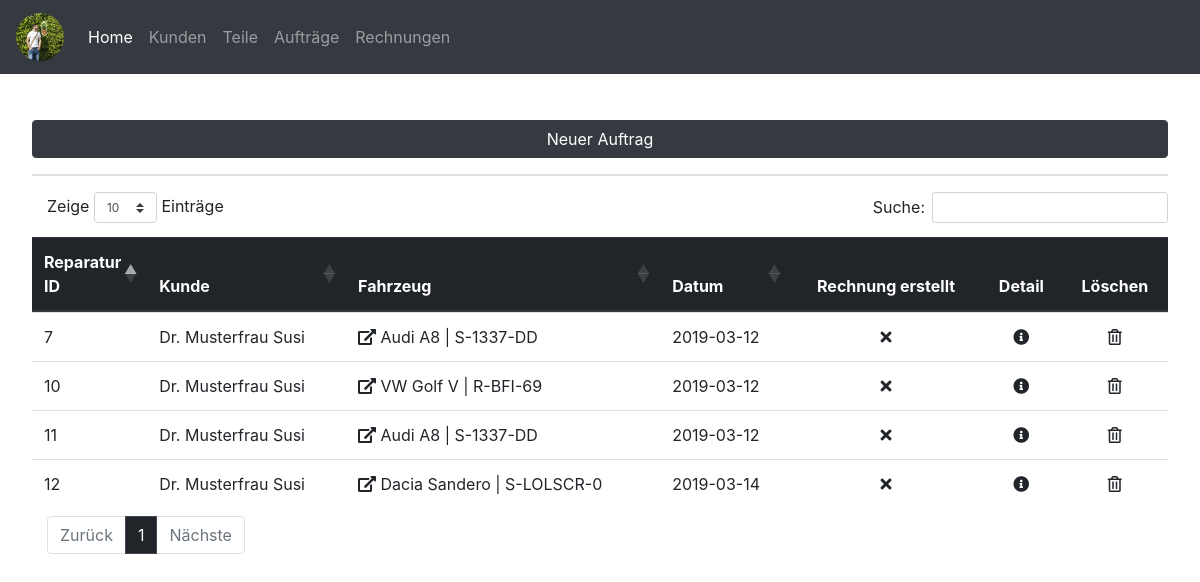
The page /contract_list.php on the database its author committed.
### tables this page shows
CREATE TABLE `reparatur` (
  `repid` int(11) NOT NULL,
  `fzid` int(11) NOT NULL,
  `datum` date NOT NULL,
  `rechnungerstellt` tinyint(1) NOT NULL
);

CREATE TABLE `kunde` (
  `kundennummer` int(10) NOT NULL,
  `anrede` varchar(15) NOT NULL,
  `titel` varchar(10) NOT NULL,
  `vorname` varchar(20) NOT NULL,
  `nachname` varchar(20) NOT NULL,
  `gebdat` date NOT NULL,
  `strasse` varchar(50) NOT NULL,
  `plz` int(10) NOT NULL,
  `ort` varchar(50) NOT NULL,
  `telefon` varchar(20) NOT NULL,
  `email` varchar(50) NOT NULL,
  `newsletter` tinyint(1) NOT NULL,
  `kommentar` text NOT NULL,
  `kundeseit` date NOT NULL
);

CREATE TABLE `fahrzeug` (
  `fzid` int(11) NOT NULL,
  `kundeid` int(11) NOT NULL,
  `marke` varchar(20) NOT NULL,
  `type` varchar(20) NOT NULL,
  `kennzeichen` varchar(10) NOT NULL,
  `fahrgestellnummer` varchar(30) NOT NULL,
  `nationalcode` varchar(20) NOT NULL,
  `motorkennzeichen` varchar(4) NOT NULL,
  `getriebekennzeichen` varchar(20) NOT NULL,
  `farbe` varchar(20) NOT NULL,
  `treibstoff` varchar(20) NOT NULL,
  `leistung` int(3) NOT NULL,
  `hubraum` int(5) NOT NULL,
  `erstzulassung` date NOT NULL
);

### contract_list.php (the view, shortened to what this page needs)
<?php include_once('connection.php') ?>
<?php include('header.php') ?>
<?php
$sql ="SELECT * FROM `reparatur`";
$result = $pdo->query($sql);
echo" <button type='button' class='btn btn-dark btn-new-car mb-3 mb-lg-0' data-toggle='modal' data-target='#contractnewmodal'>Neuer Auftrag</button><br /><hr />";
echo "<table id='contracttable' class='display table table-hover'>";
echo "<thead class='thead-dark'>";
echo "<tr>";
echo "<th>Reparatur ID</th>";
echo "<th>Kunde</th>";
echo "<th>Fahrzeug</th>";
echo "<th>Datum</th>";
echo "<th><center>Rechnung erstellt</center></th>";
echo "<th><center>Detail</center></th>";
echo "<th><center>Löschen</center></th>";
echo "</tr>";
echo "</thead>";
echo "<tbody>";
while($row = $result->fetch())
{
    $sql2 ="SELECT * FROM `fahrzeug` WHERE `fzid`=".$row['fzid'];
    $result2 = $pdo->query($sql2);
    while($row2 = $result2->fetch())
    {
        $kundenid = $row2['kundeid'];
        $marke = $row2['marke'];
        $type = $row2['type'];
        $kennzeichen = $row2['kennzeichen'];
    }
    echo "<tr href='contract_detail.php?repid=" . $row['repid']."'>";
    echo "<td class='td-maxw-10'>".$row["repid"]."</td>";
    $sql3 = "SELECT titel, vorname, nachname FROM kunde WHERE kundennummer = $kundenid";
    foreach ($pdo->query($sql3) as $row3) {
        echo '<td>' . $row3['titel'] . ' ' . $row3['nachname'] . ' ' . $row3['vorname'] . '</td>';
    }
    if(isset($kundenid))
    {
        echo "<td><i class='fas fa-external-link-alt'></i></i> <a class='carlink' href='customer_detail.php?kundennummer=" . $kundenid."'>".$marke . ' ' . $type . ' | ' .$kennzeichen."</a></td>";
    }
    else
    {
        echo "<td>".$row["fzid"]."</td>";
    }
    echo "<td>".$row["datum"]."</td>";
    if ($row["rechnungerstellt"] == 0) {
            echo "<td><center><i class='fas fa-times'></i></center></td>";
        } else {
            echo "<td><center><i class='fas fa-check'></i></center></td>";
        };
    echo "<td><a href='contract_detail.php?repid=".$row['repid']."'><center><i class='fas fa-info-circle'></i></center></a></td>";
    echo '<td><a style="cursor: pointer;" class="" data-toggle="modal" data-target="#contractdeletemodal' .$row['repid']. '"><center><i class="far fa-trash-alt"></i></center></a></td>';
    echo "</tr>"; ?>
<?php }
echo "</tbody>";
echo "</table>";
?>
<?php include('footer.php') ?>

### static/css/main.css (style rules this page uses)
body { margin: 0; padding: 0; }
a.carlink, a.carlink:link, a.carlink:active, a.carlink:visited { color: #212529; }
.fas, .far { color: #212529; }
.btn-new-car { margin-top: 1rem; width: 100%; }
hr { border: 1px solid #dee2e6; }
.td-maxw-10 { width: 10%; }

### rows shown on the page
reparatur: repid "7", fzid.marke "Audi", fzid.type "A8", fzid.kennzeichen "S-1337-DD", datum "2019-03-12", rechnungerstellt 0 (drawn)
kunde: titel "Dr.", nachname "Musterfrau", vorname "Susi"
reparatur: repid "10", fzid.marke "VW", fzid.type "Golf V", fzid.kennzeichen "R-BFI-69", datum "2019-03-12", rechnungerstellt 0 (drawn)
reparatur: repid "11", fzid.marke "Audi", fzid.type "A8", fzid.kennzeichen "S-1337-DD", datum "2019-03-12", rechnungerstellt 0 (drawn)
reparatur: repid "12", fzid.marke "Dacia", fzid.type "Sandero", fzid.kennzeichen "S-LOLSCR-0", datum "2019-03-14", rechnungerstellt 0 (drawn)
